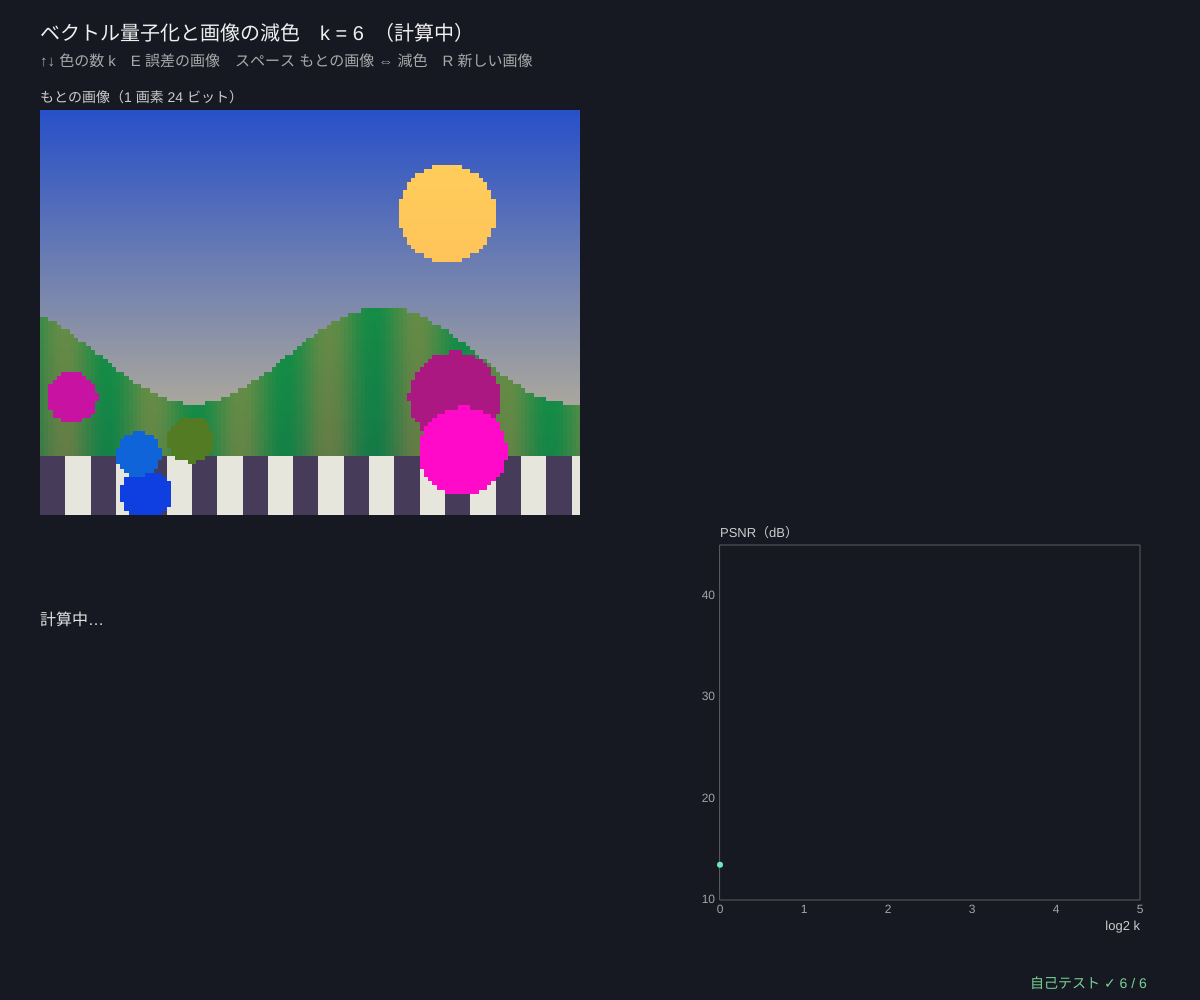
Frame 1 (no input)
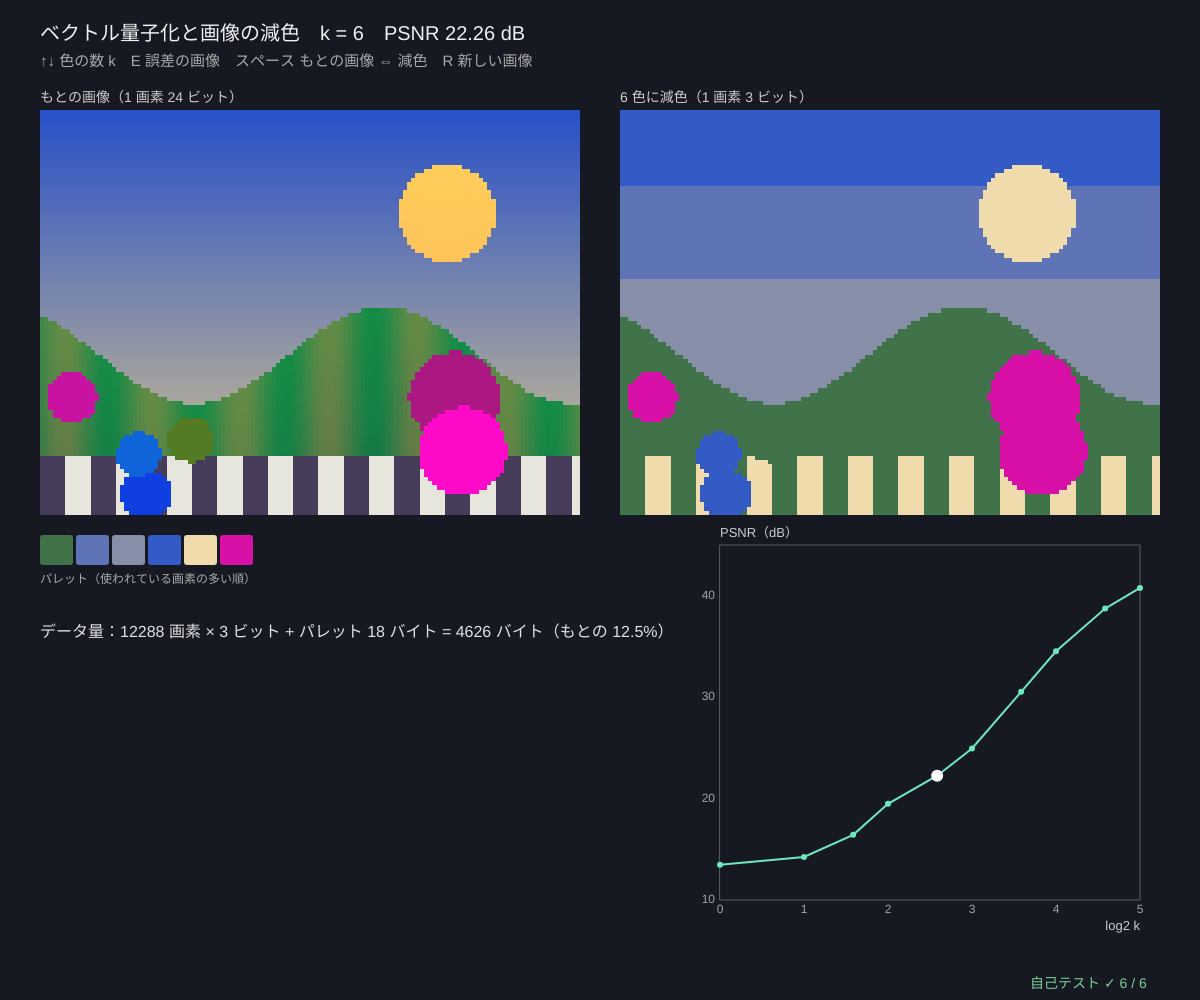
Frame 60 (no input)
Frame 120 (the mouse pressed at the canvas centre since frame 60): identical to frame 60, image omitted

The p5.js sketch that drew these frames (run headless with seeded random() and noise() and a simulated clock; from frame 60 on, the mouse is pressed at the canvas centre):

// p5.js sketch
// ── sketch.js
// ============================================
// 13 ベクトル量子化と画像の減色 ─ 画素の色 (r, g, b) を 3 次元の点とみなして k-means → k 色のパレット（中心）に置きかえる
//   各画素は「パレットの番号」だけ覚えればよい → 1 画素 24 ビットが ⌈log2 k⌉ ビットに（データ量が減る）
//   画質は PSNR = 10·log10(255² / MSE)（MSE = 色の差の 2 乗の平均）で測る。大きいほどもとの画像に近い（同じなら ∞）
//   k + 1 色は「k 色の答え + いちばん合っていない画素の色」から始めるので、k を増やすと PSNR は必ず上がるか同じ
// ↑↓ 色の数 k / E 誤差の画像 / スペース もとの画像 ⇔ 減色 / R 新しい画像
// ============================================

const IW = 128, IH = 96;               // ★ 画像の大きさ（大きいと計算が重い）
const KS = [1, 2, 3, 4, 6, 8, 12, 16, 24, 32];   // ★ 調べる色の数
let pix = [], results = [], kSel = 4, showErr = false, showOrig = false, seedI = 131, imgO, imgQ;

function setup() { createCanvas(windowWidth, windowHeight); textWrap(CHAR); pixelDensity(1); selfTest(); newImage(); }
// ★ テスト用の合成画像：グラデーションの空、太陽、山、しま模様、色のついた丸
function makeImage(w, h, seed) {
  seedRng(seed);
  let out = [], disks = Array.from({ length: 6 }, () => ({ x: rnd() * w, y: h * (0.55 + 0.4 * rnd()), r: 5 + 9 * rnd(), c: [255 * rnd(), 255 * rnd(), 255 * rnd()] }));
  for (let y = 0; y < h; y++) for (let x = 0; x < w; x++) {
    let u = y / h, c = [40 + 180 * u, 80 + 120 * u, 200 - 60 * u];                                           // 空のグラデーション
    if ((x - w * 0.75) ** 2 + (y - h * 0.25) ** 2 < (h * 0.12) ** 2) c = [255, 210 - 40 * u, 90];            // 太陽
    let hill = h * (0.6 + 0.12 * Math.sin(x * 0.07 + seed));
    if (y > hill) c = [60 + 40 * Math.sin(x * 0.3), 140 - 50 * ((y - hill) / h), 70];                        // 山
    if (y > h * 0.85) c = Math.floor(x / 6) % 2 ? [230, 230, 220] : [70, 60, 90];                             // しま
    for (let d of disks) if ((x - d.x) ** 2 + (y - d.y) ** 2 < d.r * d.r) c = d.c.slice();
    out.push(c.map((v) => clampv(Math.round(v), 0, 255)));
  }
  return out;
}
// ★ k 色の答え：lloyd の結果から MSE・PSNR・ビット数をまとめる
function finish(px, k, r) { let mse = r.inertia / (px.length * 3); return { k, centers: r.centers, labels: r.labels, mse, psnr: mse > 0 ? 10 * Math.log10((255 * 255) / mse) : Infinity, bits: Math.ceil(Math.log2(k)) }; }
// ★ 前の答え + いちばん合っていない画素の色 から始める → J は増えないので PSNR は下がらない
function growFrom(px, prev, k) {
  let c0 = prev.centers.slice(), lab = prev.labels;
  while (c0.length < k) { let far = 0, fd = -1; px.forEach((p, i) => { let d = sqd(p, c0[lab[i]]); if (d > fd) { fd = d; far = i; } }); c0.push(px[far].slice()); lab = assignLabels(px, c0); }
  return finish(px, k, lloyd(px, c0, 30));
}
function quantizeChain(px, ks, seed) {
  seedRng(seed);
  let res = [finish(px, ks[0], lloyd(px, initPlusPlus(px, ks[0]), 30))];
  for (let q = 1; q < ks.length; q++) res.push(growFrom(px, res[q - 1], ks[q]));
  return res;
}
function newImage() { pix = makeImage(IW, IH, seedI); results = []; imgO = toImage(pix); }
function toImage(px) { let im = createImage(IW, IH); im.loadPixels(); px.forEach((c, i) => { im.pixels[4 * i] = c[0]; im.pixels[4 * i + 1] = c[1]; im.pixels[4 * i + 2] = c[2]; im.pixels[4 * i + 3] = 255; }); im.updatePixels(); return im; }
function psnrText(v) { return v === Infinity ? '∞' : v.toFixed(2) + ' dB'; }

function draw() {
  background(22, 24, 34);
  if (results.length === 0) results = quantizeChain(pix, KS.slice(0, 1), 3);
  else if (results.length < KS.length) results.push(growFrom(pix, results[results.length - 1], KS[results.length]));   // 1 フレームに 1 つずつ（重いので）
  let ready = kSel < results.length, e = ready ? results[kSel] : null;
  if (e && (!imgQ || imgQ.kk !== e.k || imgQ.err !== showErr)) {
    imgQ = toImage(pix.map((c, i) => { let q = e.centers[e.labels[i]]; return showErr ? c.map((v, j) => clampv(4 * Math.abs(v - q[j]), 0, 255)) : q.map(Math.round); }));
    imgQ.kk = e.k; imgQ.err = showErr;
  }
  let sc = Math.min((width - 120) / (2 * IW), (height - 330) / IH);
  noSmooth(); image(imgO, 40, 110, IW * sc, IH * sc); if (e) image(showOrig ? imgO : imgQ, 80 + IW * sc, 110, IW * sc, IH * sc); smooth();
  noStroke(); fill(205); textSize(14); textAlign(LEFT, BASELINE);
  text('もとの画像（1 画素 24 ビット）', 40, 102);
  if (e) text((showErr ? '誤差 × 4（明るいほど色がずれた）' : showOrig ? 'もとの画像（スペースで減色にもどる）' : e.k + ' 色に減色（1 画素 ' + e.bits + ' ビット）'), 80 + IW * sc, 102);
  // ---- パレット
  let py = 130 + IH * sc;
  if (e) {
    let cnt = new Array(e.k).fill(0); e.labels.forEach((l) => cnt[l]++);
    let order = e.centers.map((_, j) => j).sort((a, b) => cnt[b] - cnt[a]), sw = Math.min(36, (width * 0.5) / e.k);
    order.forEach((j, r) => { let c = e.centers[j]; fill(c[0], c[1], c[2]); rect(40 + r * sw, py, sw - 3, 30, 3); });
    fill(170); textSize(12); text('パレット（使われている画素の多い順）', 40, py + 48);
  }
  // ---- PSNR のグラフ
  let g = { x: width * 0.6, y: py + 10, w: width * 0.4 - 60, h: height - py - 110, x0: 0, x1: Math.log2(32), y0: 10, y1: 45 };
  plotAxes(g, 'log2 k', 'PSNR（dB）', [0, 1, 2, 3, 4, 5], [10, 20, 30, 40]);
  stroke(110, 230, 190); strokeWeight(2); polyline(results.filter((r) => isFinite(r.psnr)).map((r) => [gX(g, Math.log2(r.k)), gY(g, r.psnr)]));
  noStroke(); results.forEach((r, i) => { fill(i === kSel ? 255 : color(110, 230, 190)); circle(gX(g, Math.log2(r.k)), gY(g, Math.min(45, r.psnr)), i === kSel ? 12 : 6); });
  // ---- 数
  fill(225); textSize(16);
  if (e) {
    let bytes = Math.ceil((IW * IH * e.bits) / 8) + 3 * e.k, orig = IW * IH * 3;
    text('k = ' + e.k + '　PSNR = ' + psnrText(e.psnr) + '　MSE = ' + e.mse.toFixed(2) + '\nデータ量：' + IW * IH + ' 画素 × ' + e.bits + ' ビット + パレット ' + 3 * e.k + ' バイト = ' + bytes + ' バイト（もとの ' + ((100 * bytes) / orig).toFixed(1) + '%）', 40, py + 90, width * 0.55);
  } else text('計算中…', 40, py + 90);
  // ---- 文字
  fill(240); textSize(20);
  text('ベクトル量子化と画像の減色　k = ' + KS[kSel] + (e ? '　PSNR ' + psnrText(e.psnr) : '　（計算中）'), 40, 40);
  fill(170); textSize(15); text('↑↓ 色の数 k　E 誤差の画像' + (showErr ? '（表示中）' : '') + '　スペース もとの画像 ⇔ 減色　R 新しい画像', 40, 66);
  drawSelfTest(width - 170, height - 12);
}

function keyPressed() {
  if (key === UP_ARROW) kSel = Math.min(KS.length - 1, kSel + 1);
  if (key === DOWN_ARROW) kSel = Math.max(0, kSel - 1);
  if (key === 'e' || key === 'E') showErr = !showErr;
  if (key === ' ') showOrig = !showOrig;
  if (key === 'r' || key === 'R') { seedI++; newImage(); imgQ = null; }
  return false;
}

// ---- 自己テスト
function selfTest() {
  selfTestResults = [];
  let px = makeImage(48, 36, 7), ch = quantizeChain(px, [1, 2, 4, 8, 16], 3);
  check('k を増やすと PSNR は上がる：' + ch.map((r) => psnrText(r.psnr)).join(' → '), ch.every((r, i) => i === 0 || r.psnr >= ch[i - 1].psnr - 1e-9) && ch[4].psnr > ch[0].psnr + 10);
  let e = ch[3], cen = true, near1 = true;
  for (let j = 0; j < e.k; j++) { let mem = px.filter((_, i) => e.labels[i] === j); if (mem.length) for (let d = 0; d < 3; d++) if (Math.abs(meanOf(mem.map((p) => p[d])) - e.centers[j][d]) > 1e-9) cen = false; }
  check('止まったとき、パレットの各色 = その色に置きかえた画素の色の平均', cen);
  px.forEach((p, i) => { if (e.centers.some((c) => sqd(p, c) < sqd(p, e.centers[e.labels[i]]) - 1e-9)) near1 = false; });
  check('どの画素も、パレットのいちばん近い色に置きかえられている（総当たり）', near1);
  check('MSE = J（慣性）÷（画素の数 × 3）、PSNR = 10·log10(255² / MSE)', near(e.mse * px.length * 3, inertiaOf(px, e.centers, e.labels), 1e-6) && near(e.psnr, 10 * Math.log10(65025 / e.mse), 1e-12));
  let five = Array.from({ length: 200 }, (_, i) => [[10, 20, 30], [200, 0, 0], [0, 200, 0], [0, 0, 200], [250, 250, 250]][i % 5]), q5 = quantizeChain(five, [5], 2)[0];
  check('5 色だけの画像を 5 色に減色すると誤差 0、PSNR = ∞（表示は「∞」）', q5.mse === 0 && q5.psnr === Infinity && psnrText(q5.psnr) === '∞');
  check('ビット数 ⌈log2 k⌉：k = 1 → 0、2 → 1、16 → 4、17 → 5、32 → 5', [1, 2, 16, 17, 32].map((k) => Math.ceil(Math.log2(k))).join() === '0,1,4,5,5');
  reportSelfTest();
}

// ---------- やってみよう ----------
// 1. ↑↓ で k を 1 → 32 に。何色くらいから「もとの画像と区別がつかない」？ PSNR は何 dB？
// 2. E で誤差の画像を見よう。どこの色がいちばんずれる？（グラデーションの空はなかなか消えない）
// 3. k = 2 のパレットは何色と何色？ 明るい・暗いに分かれる？
// 4. データ量の % と PSNR のグラフを比べて、「ちょうどよい k」を決めよう
// 5. 12 の SOM の色の地図も、色のパレットを作っている（しかも似た色がとなりに並ぶ）

// ==================================================
// ここから下は「クラスタリングの道具」（中身は読まなくても OK。消さないでね）
// ==================================================
// ---- 共通：値をはさむ・クラスタの色・距離（点は [x, y] や [r, g, b] のような配列）
function clampv(v, a, b) { return v < a ? a : v > b ? b : v; }
const PAL = [[176, 140, 255], [110, 230, 190], [255, 190, 80], [110, 180, 255], [255, 120, 130], [200, 240, 110], [255, 150, 220], [90, 210, 220], [255, 150, 70], [190, 190, 255]];
function palC(k, a) {                  // クラスタ k の色（k < 0 = ノイズ = 灰色）
  let al = a === undefined ? 255 : a;
  if (k < 0) return color(120, 120, 135, al);
  let c = PAL[k % PAL.length]; return color(c[0], c[1], c[2], al);
}
function sqd(a, b) { let s = 0; for (let i = 0; i < a.length; i++) { let d = a[i] - b[i]; s += d * d; } return s; }   // 距離の 2 乗
function edist(a, b) { return Math.sqrt(sqd(a, b)); }                                                              // ユークリッド距離
function meanOf(arr) { if (!arr.length) return 0; let s = 0; for (let v of arr) s += v; return s / arr.length; }
// ---- 種つきの乱数（同じ種なら毎回同じ列）
let rngState = 1, gaussSpare = null;
function seedRng(s) { rngState = (s >>> 0) || 1; gaussSpare = null; }
function rnd() {                       // 0〜1 の一様乱数（mulberry32）
  rngState = (rngState + 0x6d2b79f5) >>> 0;
  let t = rngState;
  t = Math.imul(t ^ (t >>> 15), t | 1);
  t ^= t + Math.imul(t ^ (t >>> 7), t | 61);
  return ((t ^ (t >>> 14)) >>> 0) / 4294967296;
}
function rndInt(a, b) { return a + Math.floor(rnd() * (b - a + 1)); }
function gauss() {                     // 標準正規分布（ボックス-ミュラー法）
  if (gaussSpare !== null) { let g = gaussSpare; gaussSpare = null; return g; }
  let u = 1 - rnd(), v = rnd(), r = Math.sqrt(-2 * Math.log(u));
  gaussSpare = r * Math.sin(2 * Math.PI * v); return r * Math.cos(2 * Math.PI * v);
}
// ---- k-means（ロイドのアルゴリズム）。目的関数 = 慣性 = Σ |x_i − 中心|²
function nearestCenter(p, centers) { let best = 0, bd = Infinity; for (let j = 0; j < centers.length; j++) { let d = sqd(p, centers[j]); if (d < bd) { bd = d; best = j; } } return best; }
function assignLabels(pts, centers) { return pts.map((p) => nearestCenter(p, centers)); }        // ① 割り当て
function inertiaOf(pts, centers, labels) { let s = 0; for (let i = 0; i < pts.length; i++) s += sqd(pts[i], centers[labels[i]]); return s; }
function updateCenters(pts, labels, centers) {                                                     // ② 更新（仲間の平均。仲間 0 なら動かさない）
  let k = centers.length, dim = centers[0].length, sum = centers.map(() => new Array(dim).fill(0)), cnt = new Array(k).fill(0);
  for (let i = 0; i < pts.length; i++) { let l = labels[i]; cnt[l]++; for (let d = 0; d < dim; d++) sum[l][d] += pts[i][d]; }
  return sum.map((s, j) => (cnt[j] ? s.map((v) => v / cnt[j]) : centers[j].slice()));
}
function initRandomCenters(pts, k) {   // ランダムに k 点えらぶ（重ならないように）
  if (!pts.length) return Array.from({ length: k }, () => [0, 0]);
  let idx = pts.map((_, i) => i), out = [];
  for (let j = 0; j < Math.min(k, pts.length); j++) { let r = j + Math.floor(rnd() * (idx.length - j)); [idx[j], idx[r]] = [idx[r], idx[j]]; out.push(pts[idx[j]].slice()); }
  while (out.length < k) out.push(pts[0].slice());
  return out;
}
function initPlusPlus(pts, k) {        // k-means++：今ある中心から遠い点ほど（距離² に比例して）えらばれやすい
  if (!pts.length) return Array.from({ length: k }, () => [0, 0]);
  let out = [pts[Math.floor(rnd() * pts.length)].slice()], d2 = pts.map((p) => sqd(p, out[0]));
  while (out.length < k) {
    let tot = 0; for (let v of d2) tot += v;
    let r = rnd() * tot, pick = pts.length - 1;
    if (tot > 0) { for (let i = 0; i < pts.length; i++) { r -= d2[i]; if (r <= 0) { pick = i; break; } } } else pick = Math.floor(rnd() * pts.length);
    out.push(pts[pick].slice());
    for (let i = 0; i < pts.length; i++) d2[i] = Math.min(d2[i], sqd(pts[i], pts[pick]));
  }
  return out;
}
// 最後まで回す。hist = 半ステップ（割り当て・更新）ごとの慣性
function lloyd(pts, centers0, maxIter) {
  let centers = centers0.map((c) => c.slice()), labels = assignLabels(pts, centers), hist = [inertiaOf(pts, centers, labels)], iters = 0;
  for (let it = 0; it < (maxIter || 100); it++) {
    let nc = updateCenters(pts, labels, centers); hist.push(inertiaOf(pts, nc, labels));
    let nl = assignLabels(pts, nc); hist.push(inertiaOf(pts, nc, nl));
    centers = nc; iters++;
    let same = nl.every((v, i) => v === labels[i]); labels = nl;
    if (same) break;
  }
  return { centers, labels, inertia: hist[hist.length - 1], hist, iters };
}
function kmeansBest(pts, k, restarts, usePP, maxIter) {   // restarts 回やり直して慣性がいちばん小さいものを選ぶ
  let best = null, all = [];
  for (let r = 0; r < restarts; r++) { let res = lloyd(pts, usePP ? initPlusPlus(pts, k) : initRandomCenters(pts, k), maxIter); all.push(res.inertia); if (!best || res.inertia < best.inertia) best = res; }
  best.all = all; return best;
}
// ---- グラフと図の道具：g = { x, y, w, h, x0, x1, y0, y1 }（画面の四角とデータの範囲）
function gX(g, v) { return g.x + clampv((v - g.x0) / (g.x1 - g.x0), -0.02, 1.02) * g.w; }
function gY(g, v) { return g.y + g.h - clampv((v - g.y0) / (g.y1 - g.y0), -0.02, 1.02) * g.h; }
function invX(g, px) { return g.x0 + ((px - g.x) / g.w) * (g.x1 - g.x0); }
function invY(g, py) { return g.y0 + ((g.y + g.h - py) / g.h) * (g.y1 - g.y0); }
function inBox(g, px, py) { return px >= g.x && px <= g.x + g.w && py >= g.y && py <= g.y + g.h; }
function fitView(x, y, w, h, cx, cy, span) {   // 縦横の縮尺をそろえる（span = 短い辺に入るデータの幅）
  let s = Math.min(w, h) / span; return { x, y, w, h, x0: cx - w / 2 / s, x1: cx + w / 2 / s, y0: cy - h / 2 / s, y1: cy + h / 2 / s };
}
function plotAxes(g, xl, yl, xt, yt) {
  stroke(95); strokeWeight(1); noFill(); rect(g.x, g.y, g.w, g.h);
  noStroke(); fill(165); textSize(12); textAlign(CENTER, TOP);
  for (let v of xt) text(+v.toPrecision(3), gX(g, v), g.y + g.h + 4);
  textAlign(RIGHT, CENTER);
  for (let v of yt) text(+v.toPrecision(3), g.x - 5, gY(g, v));
  textAlign(LEFT, BASELINE); fill(205); textSize(13);
  text(xl, g.x + g.w - textWidth(xl), g.y + g.h + 30); text(yl, g.x, g.y - 8);
}
function polyline(pts) {               // 点が 2 つ以上あるときだけ折れ線を描く
  if (pts.length < 2) return;
  noFill(); beginShape(); for (let p of pts) vertex(p[0], p[1]); endShape();
}
function drawPts(g, pts, labels, r, al) {   // クラスタの色で点を描く（labels がなければ白）
  noStroke();
  for (let i = 0; i < pts.length; i++) { fill(labels ? palC(labels[i], al) : color(230, 230, 240, al === undefined ? 255 : al)); circle(gX(g, pts[i][0]), gY(g, pts[i][1]), r); }
}
// ---- 自己テストの道具
let selfTestResults = [];
function check(name, cond) { selfTestResults.push({ name, ok: !!cond }); }
function near(a, b, tol) { return a !== null && a !== undefined && isFinite(a) && Math.abs(a - b) <= (tol === undefined ? 1e-9 : tol); }
function noNaN(v) { return Array.isArray(v) ? v.every(noNaN) : !(typeof v === 'number' && v !== v); }
function reportSelfTest() { for (let r of selfTestResults) (r.ok ? console.log : console.error)((r.ok ? '✓ ' : '✗ ') + r.name); }
function selfTestLine() { let n = selfTestResults.filter((r) => r.ok).length; return '自己テスト ' + (n === selfTestResults.length ? '✓ ' : '✗ ') + n + ' / ' + selfTestResults.length; }
function drawSelfTest(x, y) { noStroke(); fill(selfTestResults.every((r) => r.ok) ? color(120, 210, 150) : color(255, 90, 90)); textSize(14); textAlign(LEFT, BASELINE); text(selfTestLine(), x, y); }
